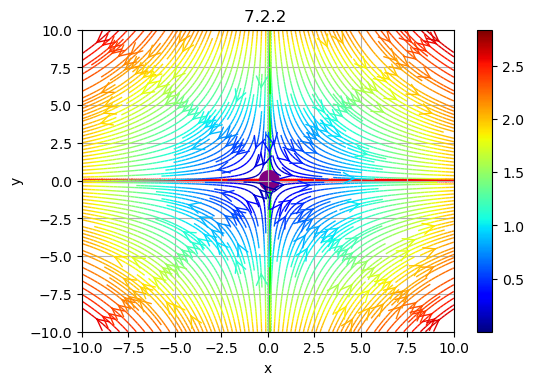

This figure's Python source:
# -*- coding: utf-8 -*-
"""
Created on Sat Dec 25 22:59:01 2021

@author: ASUS
"""

import numpy as np
import matplotlib.pyplot as plt
import math
import time
start_time = time.time()

def vol(x, y): # defining the main function
    vol= x**2 - y**2
    return vol

def gradvol (x,y):
    d=2*l/n
    u= vol (x+d,y)-vol(x, y)
    v= vol(x, y+d)- vol(x, y)
    return (u,v)

def sin_arr(arr): 
    l1,l2=len(arr),len(arr[1])
    sin=np.zeros((l1,l2))
    for i in range (0,l1):
        for j in range (0,l2):
            sin[i][j]=math.sin(arr[i][j])
    return (sin)

def cos_arr(arr):
    l1,l2=len(arr),len(arr[1])
    cos=np.zeros((l1,l2))
    for i in range (0,l1):
        for j in range (0,l2):
            cos[i][j]=math.cos(arr[i][j])
    return (cos)

# half length of dimension in x and y axis
l = 10


n =2*l*10 # number of points along x/y axis


# X and Y dimensions
x = np.linspace(-l, l, n)
y = np.linspace(-l, l, n)

# Creating a mesh field
X, Y = np.meshgrid(x, y)

# Calculating velocities
U, V = gradvol(X, Y)

vel = (U**2 + V**2)**0.5
plt.figure(dpi=100)


stream = plt.streamplot(X, Y,                  # x and y coordinate positions
               U, V,                    # u and v velocities
               arrowsize=2,
               arrowstyle='->',
               color=vel,
               density=3,
               linewidth=1,
               cmap=plt.cm.jet
               )


plt.title("7.2.2 ")
plt.xlabel("x")
plt.ylabel("y")
plt.colorbar(stream.lines)
plt.xticks()
plt.yticks()
plt.grid()


for i in range (1,len(X)):
    for j in range (1,len(X[1])):
        
        if (U[i][j]*U[i-1][j])<=0 or (U[i][j]*U[i][j-1])<=0 :
            plt.scatter(X[i][j], Y[i][j], s=3,color=(0,1,0))
        
        if (V[i][j]*V[i-1][j])<=0 or (V[i][j]*V[i][j-1])<=0:
            plt.scatter(X[i][j], Y[i][j], s=3,color=(1,0,0))
            

for i in range (1,len(X)): # comes in front of other dots
    for j in range (1,len(X[1])):
        if (U[i][j]*U[i-1][j])<=0 or (U[i][j]*U[i][j-1])<=0 :
            if (V[i][j]*V[i-1][j])<=0 or (V[i][j]*V[i][j-1])<=0:
                print ('boom')
                plt.scatter(X[i][j], Y[i][j], s=200,color=(.5,0,.5))
plt.show()
print("--- %s seconds ---" % (time.time() - start_time)) #runtime
#plt.savefig("722")